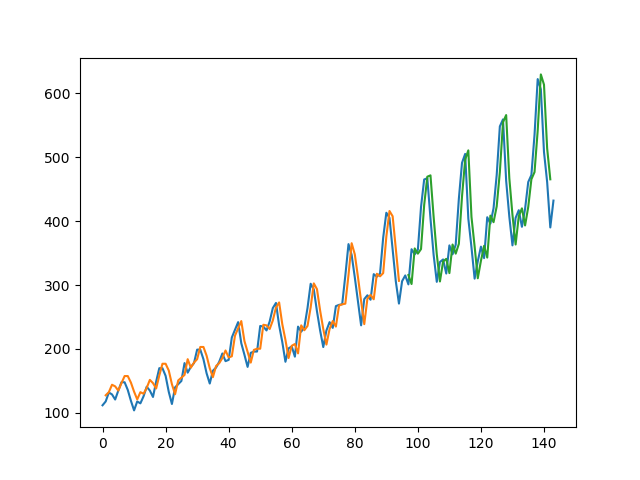

Recreate this plot in Python.
# LSTM for international airline passengers problem with regression framing
import numpy
import matplotlib.pyplot as plt
from pandas import read_csv
import math
from keras.models import Sequential
from keras.layers import Dense
from keras.layers import LSTM
from sklearn.preprocessing import MinMaxScaler
from sklearn.metrics import mean_squared_error
# convert an array of values into a dataset matrix
def create_dataset(dataset, look_back=1):
	dataX, dataY = [], []
	for i in range(len(dataset)-look_back-1):
		a = dataset[i:(i+look_back), 0]
		dataX.append(a)
		dataY.append(dataset[i + look_back, 0])
	return numpy.array(dataX), numpy.array(dataY)
# fix random seed for reproducibility
numpy.random.seed(7)
# load the dataset
dataframe = read_csv('international-airline-passengers.csv', usecols=[1], engine='python', skipfooter=3)
dataset = dataframe.values
dataset = dataset.astype('float32')
# normalize the dataset
scaler = MinMaxScaler(feature_range=(0, 1))
dataset = scaler.fit_transform(dataset)
# split into train and test sets
train_size = int(len(dataset) * 0.67)
test_size = len(dataset) - train_size
train, test = dataset[0:train_size,:], dataset[train_size:len(dataset),:]
# reshape into X=t and Y=t+1
look_back = 1
trainX, trainY = create_dataset(train, look_back)
testX, testY = create_dataset(test, look_back)
# reshape input to be [samples, time steps, features]
trainX = numpy.reshape(trainX, (trainX.shape[0], 1, trainX.shape[1]))
testX = numpy.reshape(testX, (testX.shape[0], 1, testX.shape[1]))
# create and fit the LSTM network
model = Sequential()
model.add(LSTM(4, input_shape=(1, look_back)))
model.add(Dense(1))
model.compile(loss='mean_squared_error', optimizer='adam')
model.fit(trainX, trainY, epochs=100, batch_size=1, verbose=1)
# make predictions
trainPredict = model.predict(trainX)
testPredict = model.predict(testX)
# invert predictions
trainPredict = scaler.inverse_transform(trainPredict)
trainY = scaler.inverse_transform([trainY])
testPredict = scaler.inverse_transform(testPredict)
testY = scaler.inverse_transform([testY])
# calculate root mean squared error
trainScore = math.sqrt(mean_squared_error(trainY[0], trainPredict[:,0]))
print('Train Score: %.2f RMSE' % (trainScore))
testScore = math.sqrt(mean_squared_error(testY[0], testPredict[:,0]))
print('Test Score: %.2f RMSE' % (testScore))
# shift train predictions for plotting
trainPredictPlot = numpy.empty_like(dataset)
trainPredictPlot[:, :] = numpy.nan
trainPredictPlot[look_back:len(trainPredict)+look_back, :] = trainPredict
# shift test predictions for plotting
testPredictPlot = numpy.empty_like(dataset)
testPredictPlot[:, :] = numpy.nan
testPredictPlot[len(trainPredict)+(look_back*2)+1:len(dataset)-1, :] = testPredict
# plot baseline and predictions
plt.plot(scaler.inverse_transform(dataset))
plt.plot(trainPredictPlot)
plt.plot(testPredictPlot)
plt.show()
